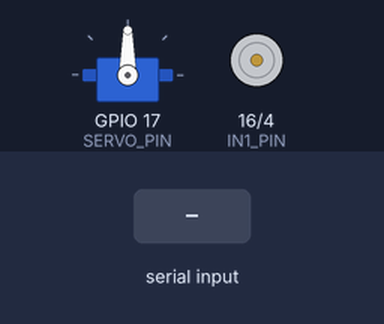
A sketch run on a simulated ESP32. On the bench: servo, motor-driver pin pairs drawn as motors (green arrow = first pin HIGH = forward, orange = second pin HIGH = backward, longer = more drive, scaled by the enable pin). The test bench sets the inputs (shaded band). What the sketch prints to the serial monitor is not drawn.

Above: at 1.2 s.
1.3 s: "90 45\n" received over Serial
At 2.3 s:
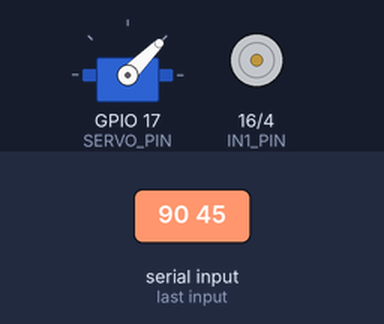
2.8 s: "1 90\n" received over Serial
At 3.5 s:
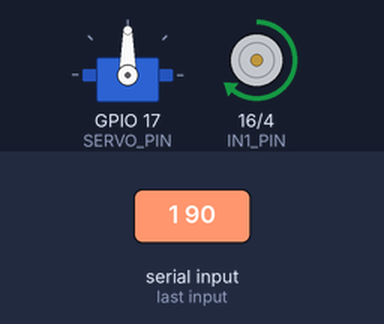
4.3 s: "30 150\n" received over Serial
At 4.6 s:
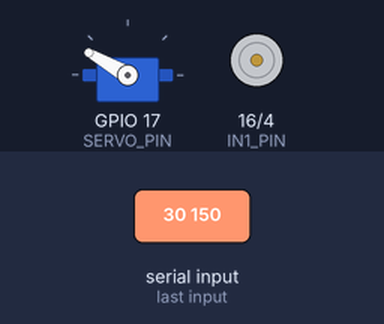
5.8 s: "1 90 45\n" received over Serial
At 7.0 s:
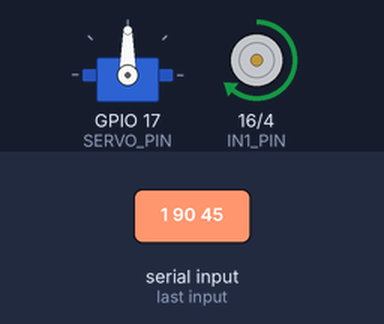
Timing chart, 0 to 8.3 s (numbered marks = the images above; inputs shaded):
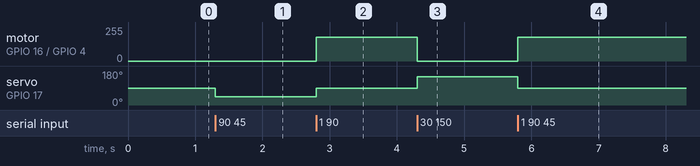

Measured:
- after the input at 1.3 s, servo on GPIO 17 (SERVO_PIN): 90° → 45° at once
- after the input at 2.8 s, motor on GPIO 16 (IN1_PIN) / GPIO 4 (IN2_PIN): stopped → forward 179/255 at once; servo on GPIO 17 (SERVO_PIN): 45° → 90° at once
- after the input at 4.3 s, motor on GPIO 16 (IN1_PIN) / GPIO 4 (IN2_PIN): forward 179/255 → stopped at once; servo on GPIO 17 (SERVO_PIN): 90° → 150° at once
- after the input at 5.8 s, motor on GPIO 16 (IN1_PIN) / GPIO 4 (IN2_PIN): stopped → forward 179/255 at once; servo on GPIO 17 (SERVO_PIN): 150° → 90° at once

The sketch:

servo_and_motor.ino
```cpp
#include <ESP32Servo.h>

// === Motor Pins ===
#define IN1_PIN 16
#define IN2_PIN 4
#define EN_PIN 2          // PWM speed control pin
#define MOTOR_SPEED 180   // 0–255

// === LEDC PWM Config ===
#define MOTOR_PWM_CHANNEL 0
#define MOTOR_PWM_FREQ 5000
#define MOTOR_PWM_RES 8   // 8-bit resolution (0–255)

// === Servo Setup ===
#define SERVO_PIN 17
#define SERVO_MIN_PULSE 500
#define SERVO_MAX_PULSE 2400

Servo steeringServo;

void setup() {
  Serial.begin(115200);

  // === Motor Pins Setup ===
  pinMode(IN1_PIN, OUTPUT);
  pinMode(IN2_PIN, OUTPUT);

  // === Setup LEDC PWM for motor speed control ===
  ledcSetup(MOTOR_PWM_CHANNEL, MOTOR_PWM_FREQ, MOTOR_PWM_RES);
  ledcAttachPin(EN_PIN, MOTOR_PWM_CHANNEL);

  // === Servo Setup ===

  steeringServo.attach(SERVO_PIN);

  Serial.println("Send: <motor_state> <servo_angle>");
  Serial.println("Example: 1 90  → Motor ON, servo to 90°");
  Serial.println("Example: 0 180 → Motor OFF, servo to 180°");
}

void loop() {
  if (Serial.available()) {
    String input = Serial.readStringUntil('\n');
    input.trim();

    int spaceIndex = input.indexOf(' ');
    if (spaceIndex != -1) {
      int motorState = input.substring(0, spaceIndex).toInt();
      int servoAngle = input.substring(spaceIndex + 1).toInt();
      servoAngle = constrain(servoAngle, 0, 180);

      // Move servo
      steeringServo.write(servoAngle);
      Serial.print("Servo angle set to: ");
      Serial.println(servoAngle);

      // Control motor
      if (motorState == 1) {
        digitalWrite(IN1_PIN, HIGH);
        digitalWrite(IN2_PIN, LOW);
        ledcWrite(MOTOR_PWM_CHANNEL, MOTOR_SPEED);
        Serial.println("Motor: ON");
      } else {
        digitalWrite(IN1_PIN, LOW);
        digitalWrite(IN2_PIN, LOW);
        ledcWrite(MOTOR_PWM_CHANNEL, 0);
        Serial.println("Motor: OFF");
      }
    } else {
      Serial.println("Invalid format. Use: <motor_state> <servo_angle>");
    }
  }
}
```
